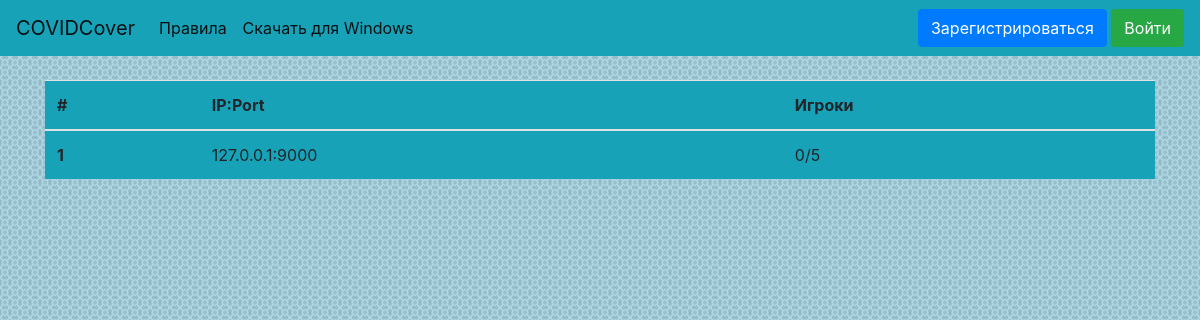
The page /monitor_servers on the database as committed earlier.
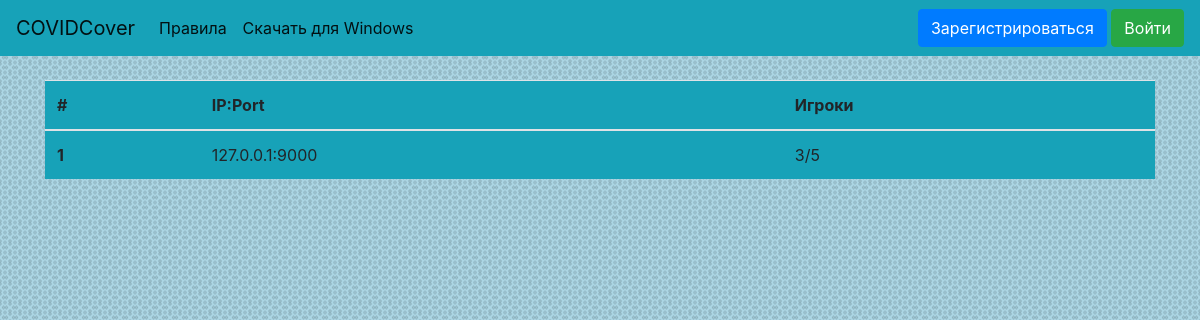
The same page on the database as committed later.
### website/data/server.py (models this page shows)
class Server(SqlAlchemyBase, SerializerMixin):
    __tablename__ = 'servers'
    id = Column(Integer, primary_key=True, autoincrement=True, unique=True)
    ip = Column(String, unique=True)
    limit = Column(Integer, unique=False, default=5)
    players = Column(String, default='', unique=False)
    players_n = Column(Integer, default=0, unique=False)
    token = Column(String, default=lambda: str(uuid4()), unique=True)
    orders = Column(String, default='', unique=False)
    roles = Column(String, default=' pol pol use use cou ', unique=False)
    running = Column(Boolean, default=1, unique=False)

### website/main.py (the view)
@app.route('/monitor_servers')
def monitor_servers():
    message = request.args.get('message')
    session = create_session()
    servers = session.query(Server).filter(Server.limit > Server.players_n, Server.running)
    return render_template('monitor_servers.html', title='COVIDCover - Сервера', servers=servers, message=message)

### website/data/db_session.py (called while the page is built)
def create_session():
    global __factory
    return __factory()

### website/templates/monitor_servers.html
{% extends 'base.html' %}
{% block body %}
<div>
    <table class="table bg-info">
        <thead>
            <tr>
                <th scope="col">#</th>
                <th scope="col">IP:Port</th>
                <th scope="col">Игроки</th>
            </tr>
        </thead>
    <tbody>
        {% for server in servers %}
        <tr>
            <th scope="row">{{ loop.index }}</th>
            <td>{{ server.ip }}</td>
            <td>{{ server.players_n }}/{{ server.limit }}</td>
        </tr>
        {% endfor %}
    </tbody>
    </table>
</div>
{% endblock %}

Rows that differ between the two databases and show on the page:
changed Server: players_n "0" → "3"
